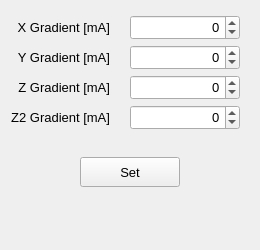
        <widget class="QWidget" name="shimmingWidget">
         <property name="enabled">
          <bool>true</bool>
         </property>
         <property name="geometry">
          <rect>
           <x>0</x>
           <y>0</y>
           <width>260</width>
           <height>250</height>
          </rect>
         </property>
         <property name="sizePolicy">
          <sizepolicy hsizetype="Preferred" vsizetype="MinimumExpanding">
           <horstretch>0</horstretch>
           <verstretch>0</verstretch>
          </sizepolicy>
         </property>
         <property name="autoFillBackground">
          <bool>true</bool>
         </property>
         <attribute name="label">
          <string>Active Shimming</string>
         </attribute>
         <layout class="QVBoxLayout" name="verticalLayout_6">
          <property name="spacing">
           <number>10</number>
          </property>
          <property name="leftMargin">
           <number>0</number>
          </property>
          <property name="topMargin">
           <number>10</number>
          </property>
          <property name="rightMargin">
           <number>0</number>
          </property>
          <property name="bottomMargin">
           <number>10</number>
          </property>
          <item>
           <widget class="QWidget" name="widget" native="true">
            <layout class="QFormLayout" name="formLayout">
             <property name="fieldGrowthPolicy">
              <enum>QFormLayout::ExpandingFieldsGrow</enum>
             </property>
             <property name="horizontalSpacing">
              <number>20</number>
             </property>
             <property name="verticalSpacing">
              <number>5</number>
             </property>
             <property name="leftMargin">
              <number>10</number>
             </property>
             <property name="topMargin">
              <number>5</number>
             </property>
             <property name="rightMargin">
              <number>20</number>
             </property>
             <property name="bottomMargin">
              <number>5</number>
             </property>
             <item row="1" column="0">
              <widget class="QLabel" name="xOffsetLabel">
               <property name="minimumSize">
                <size>
                 <width>100</width>
                 <height>0</height>
                </size>
               </property>
               <property name="font">
                <font>
                 <pointsize>10</pointsize>
                </font>
               </property>
               <property name="text">
                <string>X Gradient [mA]</string>
               </property>
               <property name="alignment">
                <set>Qt::AlignRight|Qt::AlignTrailing|Qt::AlignVCenter</set>
               </property>
              </widget>
             </item>
             <item row="1" column="1">
              <widget class="QSpinBox" name="xOffset_input">
               <property name="sizePolicy">
                <sizepolicy hsizetype="Expanding" vsizetype="Fixed">
                 <horstretch>0</horstretch>
                 <verstretch>0</verstretch>
                </sizepolicy>
               </property>
               <property name="minimumSize">
                <size>
                 <width>90</width>
                 <height>25</height>
                </size>
               </property>
               <property name="maximumSize">
                <size>
                 <width>300</width>
                 <height>25</height>
                </size>
               </property>
               <property name="font">
                <font>
                 <pointsize>10</pointsize>
                </font>
               </property>
               <property name="alignment">
                <set>Qt::AlignRight|Qt::AlignTrailing|Qt::AlignVCenter</set>
               </property>
               <property name="minimum">
                <number>-10000</number>
               </property>
               <property name="maximum">
                <number>10000</number>
               </property>
               <property name="singleStep">
                <number>25</number>
               </property>
              </widget>
             </item>
             <item row="2" column="0">
              <widget class="QLabel" name="yOffsetLabel">
               <property name="minimumSize">
                <size>
                 <width>100</width>
                 <height>0</height>
                </size>
               </property>
               <property name="font">
                <font>
                 <pointsize>10</pointsize>
                </font>
               </property>
               <property name="text">
                <string>Y Gradient [mA]</string>
               </property>
               <property name="alignment">
                <set>Qt::AlignRight|Qt::AlignTrailing|Qt::AlignVCenter</set>
               </property>
              </widget>
             </item>
             <item row="2" column="1">
              <widget class="QSpinBox" name="yOffset_input">
               <property name="sizePolicy">
                <sizepolicy hsizetype="Expanding" vsizetype="Fixed">
                 <horstretch>0</horstretch>
                 <verstretch>0</verstretch>
                </sizepolicy>
               </property>
               <property name="minimumSize">
                <size>
                 <width>90</width>
                 <height>25</height>
                </size>
               </property>
               <property name="maximumSize">
                <size>
                 <width>300</width>
                 <height>25</height>
                </size>
               </property>
               <property name="font">
                <font>
                 <pointsize>10</pointsize>
                </font>
               </property>
               <property name="alignment">
                <set>Qt::AlignRight|Qt::AlignTrailing|Qt::AlignVCenter</set>
               </property>
               <property name="minimum">
                <number>-10000</number>
               </property>
               <property name="maximum">
                <number>10000</number>
               </property>
               <property name="singleStep">
                <number>25</number>
               </property>
              </widget>
             </item>
             <item row="3" column="0">
              <widget class="QLabel" name="zOffsetLabel">
               <property name="minimumSize">
                <size>
                 <width>100</width>
                 <height>0</height>
                </size>
               </property>
               <property name="font">
                <font>
                 <pointsize>10</pointsize>
                </font>
               </property>
               <property name="text">
                <string>Z Gradient [mA]</string>
               </property>
               <property name="alignment">
                <set>Qt::AlignRight|Qt::AlignTrailing|Qt::AlignVCenter</set>
               </property>
              </widget>
             </item>
             <item row="3" column="1">
              <widget class="QSpinBox" name="zOffset_input">
               <property name="sizePolicy">
                <sizepolicy hsizetype="Expanding" vsizetype="Fixed">
                 <horstretch>0</horstretch>
                 <verstretch>0</verstretch>
                </sizepolicy>
               </property>
               <property name="minimumSize">
                <size>
                 <width>90</width>
                 <height>25</height>
                </size>
               </property>
               <property name="maximumSize">
                <size>
                 <width>300</width>
                 <height>25</height>
                </size>
               </property>
               <property name="font">
                <font>
                 <pointsize>10</pointsize>
                </font>
               </property>
               <property name="alignment">
                <set>Qt::AlignRight|Qt::AlignTrailing|Qt::AlignVCenter</set>
               </property>
               <property name="minimum">
                <number>-10000</number>
               </property>
               <property name="maximum">
                <number>10000</number>
               </property>
               <property name="singleStep">
                <number>25</number>
               </property>
              </widget>
             </item>
             <item row="4" column="0">
              <widget class="QLabel" name="z2OffsetLabel">
               <property name="minimumSize">
                <size>
                 <width>100</width>
                 <height>0</height>
                </size>
               </property>
               <property name="font">
                <font>
                 <pointsize>10</pointsize>
                </font>
               </property>
               <property name="text">
                <string>Z2 Gradient [mA]</string>
               </property>
               <property name="alignment">
                <set>Qt::AlignRight|Qt::AlignTrailing|Qt::AlignVCenter</set>
               </property>
              </widget>
             </item>
             <item row="4" column="1">
              <widget class="QSpinBox" name="z2Offset_input">
               <property name="sizePolicy">
                <sizepolicy hsizetype="Expanding" vsizetype="Fixed">
                 <horstretch>0</horstretch>
                 <verstretch>0</verstretch>
                </sizepolicy>
               </property>
               <property name="minimumSize">
                <size>
                 <width>90</width>
                 <height>25</height>
                </size>
               </property>
               <property name="maximumSize">
                <size>
                 <width>300</width>
                 <height>25</height>
                </size>
               </property>
               <property name="font">
                <font>
                 <pointsize>10</pointsize>
                </font>
               </property>
               <property name="alignment">
                <set>Qt::AlignRight|Qt::AlignTrailing|Qt::AlignVCenter</set>
               </property>
               <property name="minimum">
                <number>-10000</number>
               </property>
               <property name="maximum">
                <number>10000</number>
               </property>
               <property name="singleStep">
                <number>25</number>
               </property>
              </widget>
             </item>
            </layout>
           </widget>
          </item>
          <item>
           <widget class="QWidget" name="horizontalWidget" native="true">
            <property name="sizePolicy">
             <sizepolicy hsizetype="Preferred" vsizetype="Minimum">
              <horstretch>0</horstretch>
              <verstretch>0</verstretch>
             </sizepolicy>
            </property>
            <property name="font">
             <font>
              <pointsize>10</pointsize>
             </font>
            </property>
            <layout class="QHBoxLayout" name="horizontalLayout_3">
             <property name="spacing">
              <number>5</number>
             </property>
             <property name="leftMargin">
              <number>10</number>
             </property>
             <property name="topMargin">
              <number>5</number>
             </property>
             <property name="rightMargin">
              <number>10</number>
             </property>
             <property name="bottomMargin">
              <number>5</number>
             </property>
             <item>
              <widget class="QPushButton" name="setOffset_btn">
               <property name="minimumSize">
                <size>
                 <width>100</width>
                 <height>30</height>
                </size>
               </property>
               <property name="maximumSize">
                <size>
                 <width>100</width>
                 <height>30</height>
                </size>
               </property>
               <property name="font">
                <font>
                 <pointsize>10</pointsize>
                </font>
               </property>
               <property name="text">
                <string>Set</string>
               </property>
              </widget>
             </item>
            </layout>
           </widget>
          </item>
          <item>
           <spacer name="verticalSpacer_3">
            <property name="orientation">
             <enum>Qt::Vertical</enum>
            </property>
            <property name="sizeType">
             <enum>QSizePolicy::Preferred</enum>
            </property>
            <property name="sizeHint" stdset="0">
             <size>
              <width>20</width>
              <height>40</height>
             </size>
            </property>
           </spacer>
          </item>
         </layout>
        </widget>
